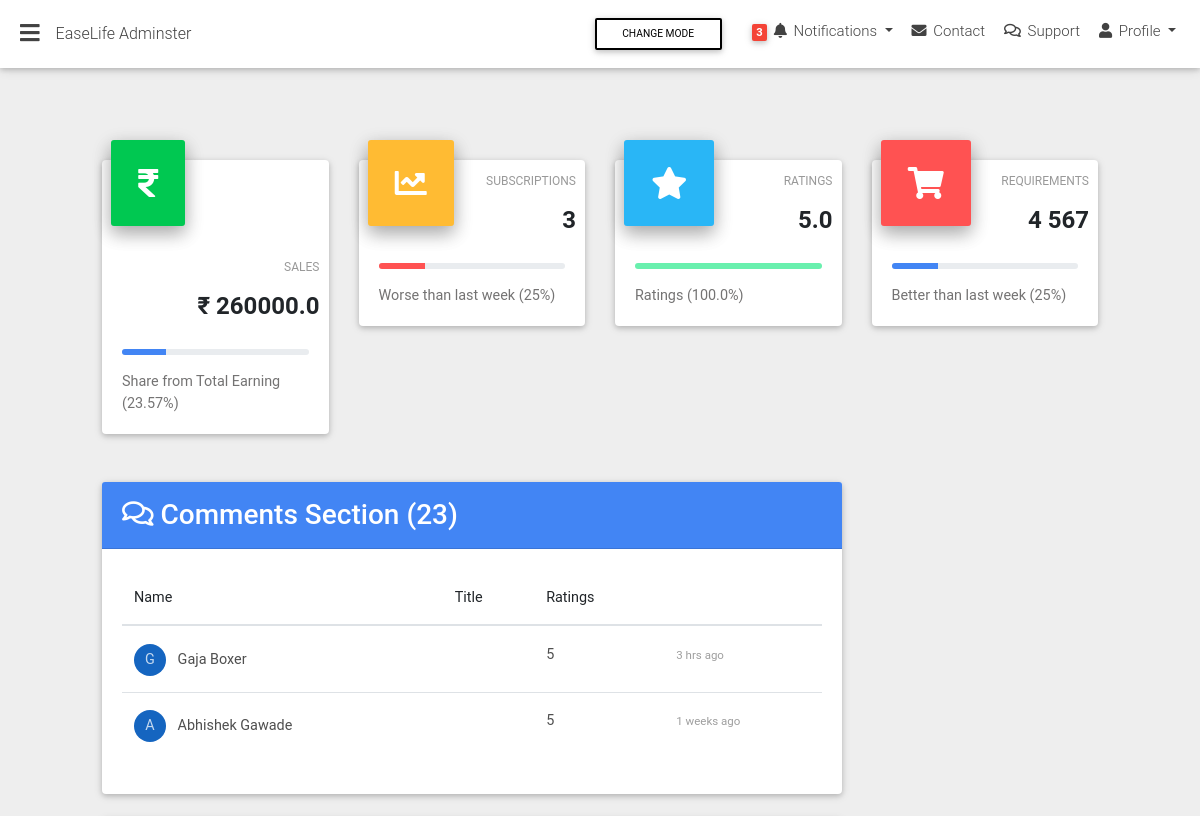
Before: /easylife-admin/item-details/2/ (upper part) with the older database file.
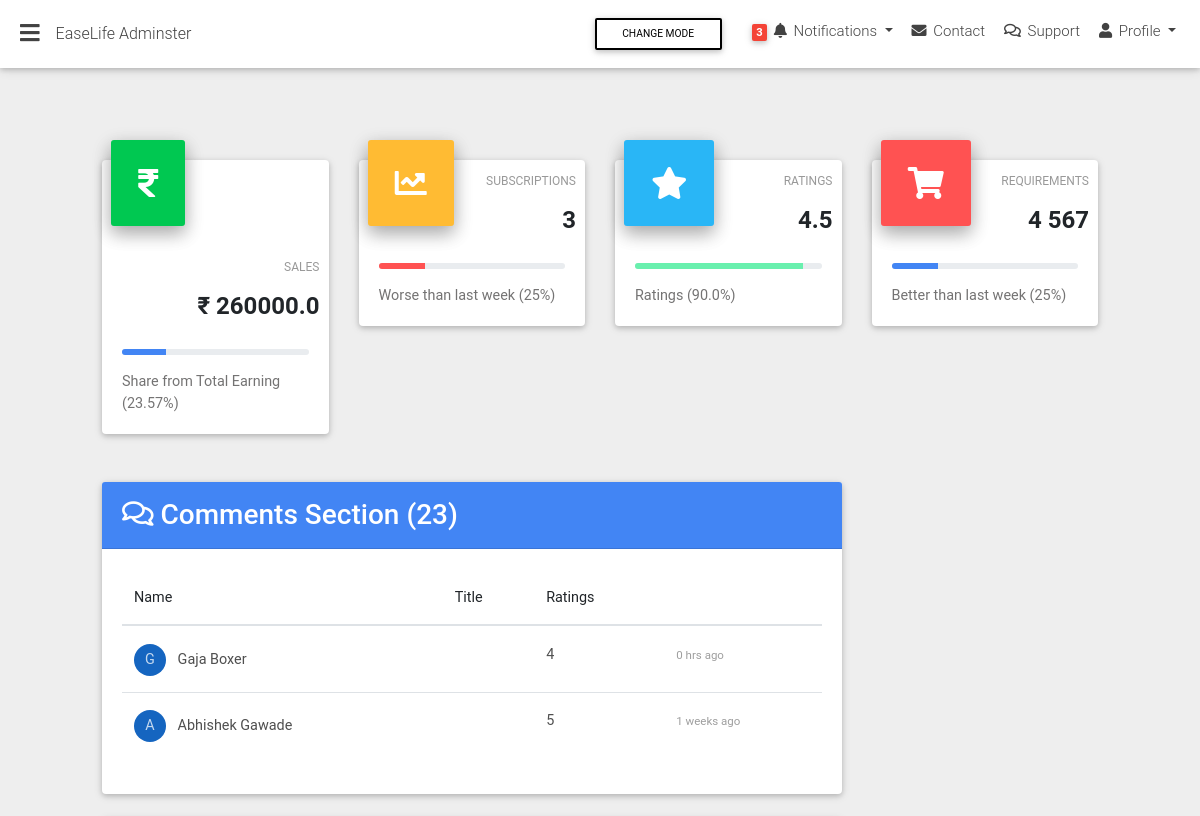
After: the same page with the newer database file.
### base/models.py (models this page shows, shortened)
class Comment(models.Model):
    user=models.ForeignKey(settings.AUTH_USER_MODEL,on_delete=models.CASCADE)
    product = models.ForeignKey(Item,on_delete=models.CASCADE)
    rating = models.IntegerField(default=0,validators=[
                MaxValueValidator(5),MinValueValidator(0)
            ])
    body = models.TextField(blank=True,null=True)
    created = models.DateTimeField(auto_now_add=True)
    updated = models.DateTimeField(auto_now=True)

### easylife_admin/views.py (the view)
# urls.py: path('item-details/<pk>/', item_details, name='itemdetailsview'),
def item_details(request,pk):
	item=get_object_or_404(Item,pk=pk)
	all_orders=Order.objects.filter(ordered=True)
	total_money=0
	for order in  all_orders:
		total_money+=order.get_total()
	if item.discount_price:
		earn_from_item=item.get_no_of_items()*item.discount_price
	else:
		earn_from_item=item.get_no_of_items()*item.price
	messages_item=Comment.objects.filter(product=item)[::-1]
	x=[]
	for user_rating in messages_item:
		if user_rating.rating !=0:
			x.append(user_rating.rating)
	return render(request,'easylife_admin/item_detail.html',
		{'item':item,'earn_from_item':earn_from_item,
		'percentage': round(earn_from_item/total_money*100,2),
		'messages_item':messages_item,
		'user_purchased':item.get_no_of_users_buy(),
		'avrage_rating':round(sum(x)/(len(x) or 1),2),
		'avrage_rating_percentage':  round(((sum(x)/ (len(x) or 1))/5)*100,2),
		})

### base/models.py (called while the page is built)
    def get_no_of_items(self):
        total_quantity =0
        for order in  Order.objects.filter(ordered=True):
            for order_item in order.items.all():
                if order_item.item == self:
                    total_quantity+= order_item.qauntity
        return total_quantity

    def get_no_of_users_buy(self):
        user_list=[]
        for item in OrderItem.objects.filter(item=self):
            if item.user not in user_list:
                user_list.append(item.user)
        return len(user_list)

    def get_total_item_price(self):
        return self.qauntity * self.item.price

    def get_total_discount_price(self):
        return self.qauntity * self.item.discount_price

    def get_final_price(self):
        if self.item.discount_price:
            return self.get_total_discount_price()
        return self.get_total_item_price()

    def get_total(self):
        total=0
        for order_item in self.items.all():
            total +=order_item.get_final_price()
        return total

### templates/easylife_admin/item_detail.html (shortened to what the changed rows need)
{% extends "easylife_admin/admin_base.html" %}
{% load date_tag %}
{% load static %}
{% block content %}
    <div class="container-fluid">
      <section class="mt-md-4 pt-md-2 mb-5">
        <div class="row">
          <div class="col-xl-3 col-md-6 mb-md-0 mb-4">
            <div class="card card-cascade cascading-admin-card">
              <div class="admin-up">
                <div class="data">
                  <p class="text-uppercase">Ratings</p>
                  <h4 class="font-weight-bold ">{{avrage_rating}}</h4>
                </div>
              </div>
              <div class="card-body card-body-cascade">
                <div class="progress mb-3">
                  <div class="progress-bar green accent-2" role="progressbar" style="width: {{avrage_rating_percentage}}%" aria-valuenow="{{avrage_rating_percentage}}"
                    aria-valuemin="0" aria-valuemax="100"></div>
                </div>
                <p class="card-text">Ratings ({{avrage_rating_percentage}}%)</p>
              </div>
            </div>
          </div>
        </div>
      </section>
      <section class="pb-3">
        <div class="row">
          <div class="col-lg-9 col-md-12">
            <div class="card mb-4">
              <div class="card-body">
              <div class="table-responsive">
                <table class="table">
                  <thead>
                    <tr>
                      <th>Name</th>
                      <th>Title</th>
                      <th>Ratings</th>
                      <th></th>
                    </tr>
                  </thead>
                  <tbody>
                    {% for review in messages_item %}
                          <tr>
                            <td>
                              <div class="avatar-placeholder blue darken-3">{{review.user.get_full_name|slice:":1"}}</div> {{review.user.get_full_name}}
                            </td>
                            <td>{{review.body}}</td>
                            <td>{{review.rating}}</td>
                            <td><span class="grey-text"><small> {{ review|date_str_output }}</small></span></td>
                          </tr>
                    {% endfor %}
                  </tbody>
                </table>
              </div>
              </div>
            </div>
          </div>
        </div>
      </section>
    </div>
{% endblock content %}

Changed rows visible on the page:
changed Comment "Gaja Boxer": rating "5" → "4"; created+updated "3 hrs ago" → "0 hrs ago"
Other visible differences:
{{ avrage_rating }}: "5.0" → "4.5"
{{ avrage_rating_percentage }}: 100.0 → 90.0 (drawn)
{{ avrage_rating_percentage }}: "100.0" → "90.0"
